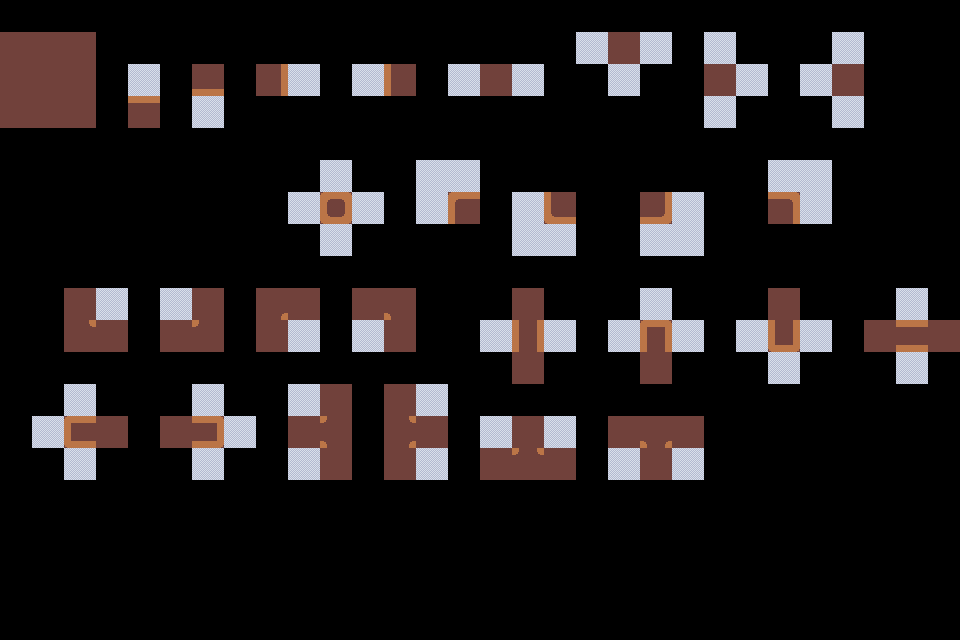

Tiled map render using the project's own tile images. Description and the whole map definition, tile-layer contents included, below:
An orthogonal 30x20 tile map with 32x32 px tiles, 2 tile layers (input_prototype, output_terrain).

<map version="1.10" tiledversion="1.11.0" orientation="orthogonal" renderorder="right-down" width="30" height="20" tilewidth="32" tileheight="32" infinite="0" nextlayerid="4" nextobjectid="1">
 <tileset firstgid="1" source="../Tileset.tsx" />
 <layer id="2" name="input_prototype" width="30" height="20">
  <data encoding="csv">
0,0,0,0,0,0,0,0,0,0,0,0,0,0,0,0,0,0,0,0,0,0,0,0,0,0,0,0,0,0,
42,42,42,0,0,0,0,0,0,0,0,0,0,0,0,0,0,0,6,42,6,0,6,0,0,0,6,0,0,0,
42,42,42,0,6,0,42,0,42,6,0,6,42,0,6,42,6,0,0,6,0,0,42,6,0,6,42,0,0,0,
42,42,42,0,42,0,6,0,0,0,0,0,0,0,0,0,0,0,0,0,0,0,6,0,0,0,6,0,0,0,
0,0,0,0,0,0,0,0,0,0,0,0,0,0,0,0,0,0,0,0,0,0,0,0,0,0,0,0,0,0,
0,0,0,0,0,0,0,0,0,0,6,0,0,6,6,0,0,0,0,0,0,0,0,0,6,6,0,0,0,0,
0,0,0,0,0,0,0,0,0,6,42,6,0,6,42,0,6,42,0,0,42,6,0,0,42,6,0,0,0,0,
0,0,0,0,0,0,0,0,0,0,6,0,0,0,0,0,6,6,0,0,6,6,0,0,0,0,0,0,0,0,
0,0,0,0,0,0,0,0,0,0,0,0,0,0,0,0,0,0,0,0,0,0,0,0,0,0,0,0,0,0,
0,0,42,6,0,6,42,0,42,42,0,42,42,0,0,0,42,0,0,0,6,0,0,0,42,0,0,0,6,0,
0,0,42,42,0,42,42,0,42,6,0,6,42,0,0,6,42,6,0,6,42,6,0,6,42,6,0,42,42,42,
0,0,0,0,0,0,0,0,0,0,0,0,0,0,0,0,42,0,0,0,42,0,0,0,6,0,0,0,6,0,
0,0,6,0,0,0,6,0,0,6,42,0,42,6,0,0,0,0,0,0,0,0,0,0,0,0,0,0,0,0,
0,6,42,42,0,42,42,6,0,42,42,0,42,42,0,6,42,6,0,42,42,42,0,0,0,0,0,0,0,0,
0,0,6,0,0,0,6,0,0,6,42,0,42,6,0,42,42,42,0,6,42,6,0,0,0,0,0,0,0,0,
0,0,0,0,0,0,0,0,0,0,0,0,0,0,0,0,0,0,0,0,0,0,0,0,0,0,0,0,0,0,
0,0,0,0,0,0,0,0,0,0,0,0,0,0,0,0,0,0,0,0,0,0,0,0,0,0,0,0,0,0,
0,0,0,0,0,0,0,0,0,0,0,0,0,0,0,0,0,0,0,0,0,0,0,0,0,0,0,0,0,0,
0,0,0,0,0,0,0,0,0,0,0,0,0,0,0,0,0,0,0,0,0,0,0,0,0,0,0,0,0,0,
0,0,0,0,0,0,0,0,0,0,0,0,0,0,0,0,0,0,0,0,0,0,0,0,0,0,0,0,0,0
</data>
 </layer>
 <layer id="3" name="output_terrain" width="30" height="20">
  <data encoding="csv">
0,0,0,0,0,0,0,0,0,0,0,0,0,0,0,0,0,0,0,0,0,0,0,0,0,0,0,0,0,0,
0,0,0,0,0,0,0,0,0,0,0,0,0,0,0,0,0,0,0,0,0,0,0,0,0,0,0,0,0,0,
0,42,0,0,0,0,82,0,43,0,0,0,41,0,0,0,0,0,0,0,0,0,0,0,0,0,0,0,0,0,
0,0,0,0,2,0,0,0,0,0,0,0,0,0,0,0,0,0,0,0,0,0,0,0,0,0,0,0,0,0,
0,0,0,0,0,0,0,0,0,0,0,0,0,0,0,0,0,0,0,0,0,0,0,0,0,0,0,0,0,0,
0,0,0,0,0,0,0,0,0,0,0,0,0,0,0,0,0,0,0,0,0,0,0,0,0,0,0,0,0,0,
0,0,0,0,0,0,0,0,0,0,49,0,0,0,1,0,0,81,0,0,83,0,0,0,3,0,0,0,0,0,
0,0,0,0,0,0,0,0,0,0,0,0,0,0,0,0,0,0,0,0,0,0,0,0,0,0,0,0,0,0,
0,0,0,0,0,0,0,0,0,0,0,0,0,0,0,0,0,0,0,0,0,0,0,0,0,0,0,0,0,0,
0,0,0,0,0,0,0,0,4,0,0,0,5,0,0,0,0,0,0,0,0,0,0,0,0,0,0,0,0,0,
0,0,44,0,0,0,45,0,0,0,0,0,0,0,0,0,11,0,0,0,7,0,0,0,87,0,0,0,50,0,
0,0,0,0,0,0,0,0,0,0,0,0,0,0,0,0,0,0,0,0,0,0,0,0,0,0,0,0,0,0,
0,0,0,0,0,0,0,0,0,0,0,0,0,0,0,0,0,0,0,0,0,0,0,0,0,0,0,0,0,0,
0,0,46,0,0,0,48,0,0,0,161,0,122,0,0,0,0,0,0,0,162,0,0,0,0,0,0,0,0,0,
0,0,0,0,0,0,0,0,0,0,0,0,0,0,0,0,121,0,0,0,0,0,0,0,0,0,0,0,0,0,
0,0,0,0,0,0,0,0,0,0,0,0,0,0,0,0,0,0,0,0,0,0,0,0,0,0,0,0,0,0,
0,0,0,0,0,0,0,0,0,0,0,0,0,0,0,0,0,0,0,0,0,0,0,0,0,0,0,0,0,0,
0,0,0,0,0,0,0,0,0,0,0,0,0,0,0,0,0,0,0,0,0,0,0,0,0,0,0,0,0,0,
0,0,0,0,0,0,0,0,0,0,0,0,0,0,0,0,0,0,0,0,0,0,0,0,0,0,0,0,0,0,
0,0,0,0,0,0,0,0,0,0,0,0,0,0,0,0,0,0,0,0,0,0,0,0,0,0,0,0,0,0
</data>
 </layer>
</map>
